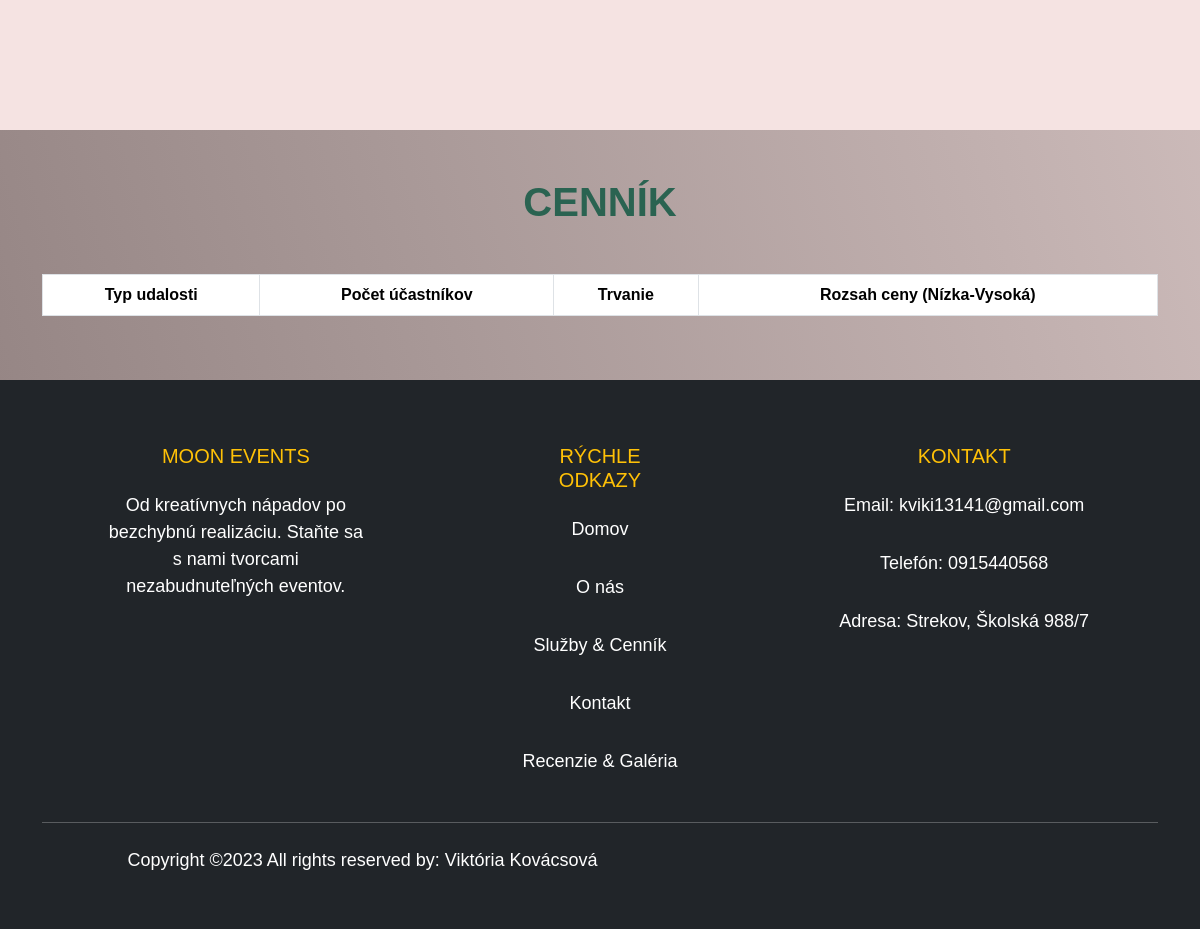
The page /templates/sluzby.php (lower part) on the database as committed earlier.
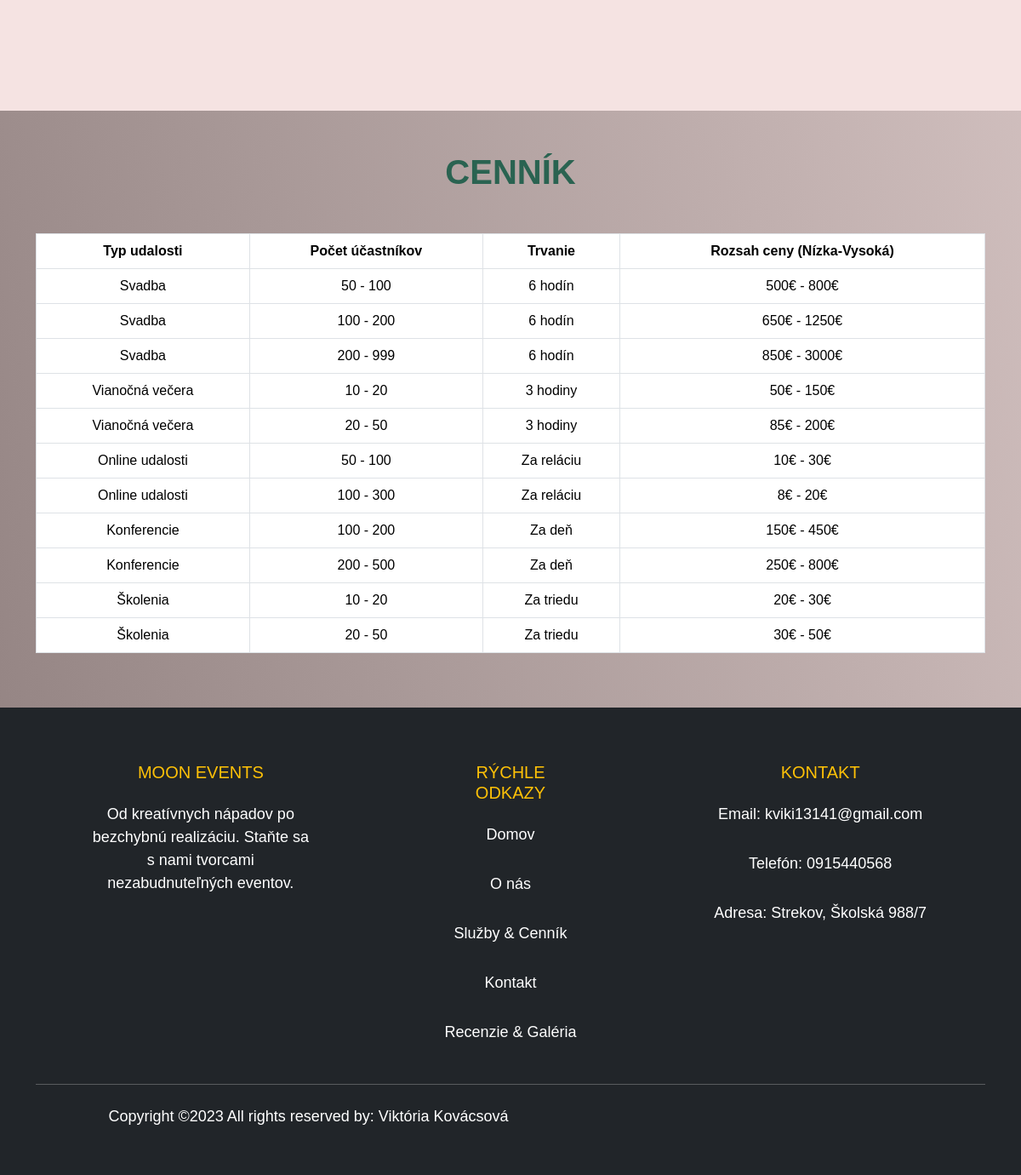
The same page on the database as committed later.
### tables this page shows
CREATE TABLE `event_type` (
  `id` int(11) NOT NULL,
  `event_type` varchar(255) NOT NULL,
  `participants_min` int(11) NOT NULL,
  `participants_max` int(11) NOT NULL,
  `duration` varchar(255) NOT NULL,
  `price_min` int(11) NOT NULL,
  `price_max` int(11) NOT NULL
);

### _inc/classes/Database.php (called while the page is built, shortened)
<?php
    class Database{
        private $host = 'localhost';
        private $db_name = 'events';
        private $user_name = 'root';
        private $password = '';
        protected function db_connection(){
            try {
                $connection = new PDO("mysql:host=" . $this->host . ";dbname=" . $this->db_name .
                                      ";charset=utf8",
                                      $this->user_name,
                                      $this->password);
                $connection->setAttribute(PDO::ATTR_ERRMODE, PDO::ERRMODE_WARNING);
                $connection->setAttribute(PDO::ATTR_DEFAULT_FETCH_MODE,PDO::FETCH_OBJ);
                return $connection;
            }catch(PDOException $e){
                die("Chyba pripojenia k databáze: " . $e->getMessage());
            }
        }
    }
?>

### _inc/classes/Table.php (called while the page is built, shortened)
<?php
class Table extends Database
{
    private $db;
    public function __construct()
    {
        $this->db = $this->db_connection();
    }
    public function getAllEvents()
    {
        try {
            $query = "SELECT * FROM event_type";
            $result = $this->db->query($query);
            $events = [];
            while ($row = $result->fetch(PDO::FETCH_ASSOC)) {
                $events[] = $row;
            }
            return $events;
        } catch (PDOException $e) {
            echo "Error retrieving events: " . $e->getMessage();
            return [];
        }
    }
}
?>

### templates/sluzby.php (the view, shortened to what this page needs)
<?php
include_once('../partials/header.php');
$table = new Table();
$events = $table->getAllEvents();
?>
<body class="bgindex sluzby">
    <main>
        <br><br><br>
            <section style="background-color: #f5e3e2;">
                <br><br><br>
                <div class="container">
                    <div class="mb-3 text-dark">
                        <div class="row g-0">
                            <div class="col-md-8">
                                <div class="p-5">
                                </div>
                            </div>
                            <div class="col-md-4">
                            </div>
                        </div>
                    </div>
                </div>
                <br><br><br>
            </section>
        <section id="cennik">
            <h1 class="nadpis1 text-center text-uppercase my-5">Cenník</h1>
            <div class="container my-5">
                <div class="row text-center">
                    <div class="col-md-12 col-xs-12">
                        <div class="table-responsive">
                            <table class="table table-bordered table-hover">
                                <thead>
                                    <tr>
                                        <th>Typ udalosti</th>
                                        <th>Počet účastníkov</th>
                                        <th>Trvanie</th>
                                        <th>Rozsah ceny (Nízka-Vysoká)</th>
                                    </tr>
                                </thead>
                                <tbody>
                                <?php
                                    foreach ($events as $event) {
                                        echo '<tr>
                                                <td>' . $event['event_type'] . '</td>
                                                <td>' . $event['participants_min'] . ' - ' . $event['participants_max'] . '</td>
                                                <td>' . $event['duration'] . '</td>
                                                <td>' . $event['price_min'] . '€ - ' . $event['price_max'] . '€</td>
                                            </tr>';
                                    }
                                ?>
                                </tbody>
                            </table>
                        </div>
                    </div>
                </div>
            </div>
        </section>
    </main>
    <?php
    include_once('../partials/footer.php');
    ?>
</body>

### partials/header.php (shortened to what this page needs)
<?php
  require('../_inc/functions.php');
?>
<!DOCTYPE html>
<html lang="en">
<head>
  <?php
    add_stylesheets();
  ?>
</head>
<body>

### _inc/functions.php (shortened to what this page needs)
<?php
function add_stylesheets() {
    echo '<link href="https://cdn.jsdelivr.net/npm/bootstrap@5.3.2/dist/css/bootstrap.min.css" rel="stylesheet">';
    echo '<link rel="stylesheet" href="../css/style.css">';
}
?>

### partials/footer.php (shortened to what this page needs)
<footer class="bg-dark text-white pt-5 pb-4">
        <div class="container text-center text-md-left">
            <div class="row text-center text-md-left">
                <div class="col-md-3 col-lg-3 col-xl-3 mx-auto mt-3">
                    <h5 class="text-uppercase mb-4 font-weight-bold text-warning">Moon Events</h5>
                    <p class="text-white">Od kreatívnych nápadov po bezchybnú realizáciu. Staňte sa s nami tvorcami nezabudnuteľných eventov.</p>
                </div>
                <div class="col-md-2 col-lg-2 col-xl-2 mx-auto mt-3">
                    <h5 class="text-uppercase mb-4 font-weight-bold text-warning">Rýchle odkazy</h5>
                    <p><a href="home.php" class="text-white" style="text-decoration: none;">Domov</a></p>
                    <p><a href="o_nas.php" class="text-white" style="text-decoration: none;">O nás</a></p>
                    <p><a href="sluzby.php" class="text-white" style="text-decoration: none;">Služby & Cenník</a></p>
                    <p><a href="kontakt.php" class="text-white" style="text-decoration: none;">Kontakt</a></p>
                    <p><a href="recenzie.php" class="text-white" style="text-decoration: none;">Recenzie & Galéria</a></p>
                </div>
                <div class="col-md-4 col-lg-3 col-xl-3 mx-auto mt-3">
                    <h5 class="text-uppercase mb-4 font-weight-bold text-warning">Kontakt</h5>
                    <p><a class="ft text-white" href="mailto:kviki13141@gmail.com">Email: kviki13141@gmail.com</a></p>
                    <p><a class="ft text-white" href="tel:0915440568">Telefón: 0915440568</a></p>
                    <p class="text-white">Adresa: Strekov, Školská 988/7</p>
                </div>
            </div>
            <hr class="mb-4">
            <div class="row align-items-center">
                <div class="col-md-7 cold-lg-8">
                    <p class="text-white">Copyright ©2023 All rights reserved by: Viktória Kovácsová</p>
                </div>
            </div>
        </div>
    </footer>
</body>
</html>

### css/style.css (style rules this page uses)
* { font-family: 'Franklin Gothic Medium', 'Arial Narrow', Arial, sans-serif; }
.nadpis1 { color: rgb(42, 99, 81);; font-weight: bold; font-family: 'Lucida Sans', 'Lucida Sans Regular', 'Lucida Grande', 'Lucida Sans Unicode', Geneva, Verdana, sans-serif }
.bgindex { background-image: linear-gradient(to right top, #90807f, #a89897, #c1b0af, #dbc9c8, #f5e3e2); }
p { font-size: 18px; color: #555; padding-bottom: 15px; }
.ft { text-decoration: none; }

Rows that differ between the two databases and show on the page:
added event_type: event_type "Svadba", participants_min "50", participants_max "100", duration "6 hodín", price_min "500", price_max "800"
added event_type: event_type "Svadba", participants_min "100", participants_max "200", duration "6 hodín", price_min "650", price_max "1250"
added event_type: event_type "Svadba", participants_min "200", participants_max "999", duration "6 hodín", price_min "850", price_max "3000"
added event_type: event_type "Vianočná večera", participants_min "10", participants_max "20", duration "3 hodiny", price_min "50", price_max "150"
added event_type: event_type "Vianočná večera", participants_min "20", participants_max "50", duration "3 hodiny", price_min "85", price_max "200"
added event_type: event_type "Online udalosti", participants_min "50", participants_max "100", duration "Za reláciu", price_min "10", price_max "30"
added event_type: event_type "Online udalosti", participants_min "100", participants_max "300", duration "Za reláciu", price_min "8", price_max "20"
added event_type: event_type "Konferencie", participants_min "100", participants_max "200", duration "Za deň", price_min "150", price_max "450"
added event_type: event_type "Konferencie", participants_min "200", participants_max "500", duration "Za deň", price_min "250", price_max "800"
added event_type: event_type "Školenia", participants_min "10", participants_max "20", duration "Za triedu", price_min "20", price_max "30"
added event_type: event_type "Školenia", participants_min "20", participants_max "50", duration "Za triedu", price_min "30", price_max "50"
